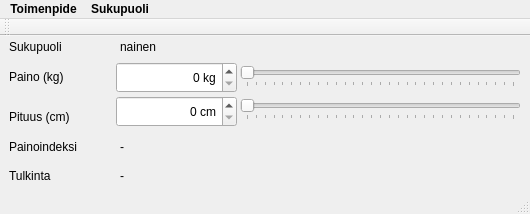
<?xml version="1.0" encoding="UTF-8"?>
<ui version="4.0">
 <class>MainWindow</class>
 <widget class="QMainWindow" name="MainWindow">
  <property name="geometry">
   <rect>
    <x>0</x>
    <y>0</y>
    <width>530</width>
    <height>214</height>
   </rect>
  </property>
  <property name="windowTitle">
   <string>Painoindeksilaskin</string>
  </property>
  <widget class="QWidget" name="centralWidget">
   <widget class="QLabel" name="sukupuolilabel">
    <property name="geometry">
     <rect>
      <x>9</x>
      <y>0</y>
      <width>64</width>
      <height>21</height>
     </rect>
    </property>
    <property name="text">
     <string>Sukupuoli</string>
    </property>
   </widget>
   <widget class="QLabel" name="painolabel">
    <property name="geometry">
     <rect>
      <x>9</x>
      <y>30</y>
      <width>66</width>
      <height>21</height>
     </rect>
    </property>
    <property name="text">
     <string>Paino (kg)</string>
    </property>
   </widget>
   <widget class="QLabel" name="pituuslabel">
    <property name="geometry">
     <rect>
      <x>9</x>
      <y>70</y>
      <width>74</width>
      <height>21</height>
     </rect>
    </property>
    <property name="text">
     <string>Pituus (cm)</string>
    </property>
   </widget>
   <widget class="QLabel" name="painoindeksilabel">
    <property name="geometry">
     <rect>
      <x>9</x>
      <y>100</y>
      <width>81</width>
      <height>21</height>
     </rect>
    </property>
    <property name="text">
     <string>Painoindeksi</string>
    </property>
   </widget>
   <widget class="QLabel" name="tulkintalabel">
    <property name="geometry">
     <rect>
      <x>9</x>
      <y>130</y>
      <width>81</width>
      <height>20</height>
     </rect>
    </property>
    <property name="text">
     <string>Tulkinta</string>
    </property>
   </widget>
   <widget class="QLabel" name="painoindeksi">
    <property name="geometry">
     <rect>
      <x>120</x>
      <y>100</y>
      <width>201</width>
      <height>21</height>
     </rect>
    </property>
    <property name="text">
     <string>-</string>
    </property>
    <property name="textFormat">
     <enum>Qt::AutoText</enum>
    </property>
   </widget>
   <widget class="QLabel" name="tulkinta">
    <property name="geometry">
     <rect>
      <x>120</x>
      <y>130</y>
      <width>171</width>
      <height>20</height>
     </rect>
    </property>
    <property name="text">
     <string>-</string>
    </property>
   </widget>
   <widget class="QLabel" name="Sukupuolidata">
    <property name="geometry">
     <rect>
      <x>120</x>
      <y>0</y>
      <width>51</width>
      <height>21</height>
     </rect>
    </property>
    <property name="text">
     <string>nainen</string>
    </property>
   </widget>
   <widget class="QSlider" name="kgslider">
    <property name="geometry">
     <rect>
      <x>240</x>
      <y>30</y>
      <width>281</width>
      <height>21</height>
     </rect>
    </property>
    <property name="maximum">
     <number>300</number>
    </property>
    <property name="orientation">
     <enum>Qt::Horizontal</enum>
    </property>
    <property name="tickPosition">
     <enum>QSlider::TicksBelow</enum>
    </property>
    <property name="tickInterval">
     <number>10</number>
    </property>
   </widget>
   <widget class="QSlider" name="cmslider">
    <property name="geometry">
     <rect>
      <x>240</x>
      <y>63</y>
      <width>281</width>
      <height>21</height>
     </rect>
    </property>
    <property name="maximum">
     <number>300</number>
    </property>
    <property name="orientation">
     <enum>Qt::Horizontal</enum>
    </property>
    <property name="tickPosition">
     <enum>QSlider::TicksBelow</enum>
    </property>
    <property name="tickInterval">
     <number>10</number>
    </property>
   </widget>
   <widget class="QSpinBox" name="kgspinBox">
    <property name="geometry">
     <rect>
      <x>116</x>
      <y>26</y>
      <width>121</width>
      <height>31</height>
     </rect>
    </property>
    <property name="alignment">
     <set>Qt::AlignRight|Qt::AlignTrailing|Qt::AlignVCenter</set>
    </property>
    <property name="suffix">
     <string> kg</string>
    </property>
    <property name="maximum">
     <number>300</number>
    </property>
   </widget>
   <widget class="QSpinBox" name="cmspinBox">
    <property name="geometry">
     <rect>
      <x>116</x>
      <y>60</y>
      <width>121</width>
      <height>31</height>
     </rect>
    </property>
    <property name="alignment">
     <set>Qt::AlignRight|Qt::AlignTrailing|Qt::AlignVCenter</set>
    </property>
    <property name="suffix">
     <string> cm</string>
    </property>
    <property name="maximum">
     <number>300</number>
    </property>
   </widget>
  </widget>
  <widget class="QMenuBar" name="menuBar">
   <property name="geometry">
    <rect>
     <x>0</x>
     <y>0</y>
     <width>530</width>
     <height>27</height>
    </rect>
   </property>
   <property name="baseSize">
    <size>
     <width>0</width>
     <height>0</height>
    </size>
   </property>
   <property name="font">
    <font>
     <weight>75</weight>
     <bold>true</bold>
    </font>
   </property>
   <property name="defaultUp">
    <bool>false</bool>
   </property>
   <property name="nativeMenuBar">
    <bool>false</bool>
   </property>
   <widget class="QMenu" name="sukupuolimenu">
    <property name="title">
     <string>Sukupuoli</string>
    </property>
    <addaction name="Nainen"/>
    <addaction name="Mies"/>
   </widget>
   <widget class="QMenu" name="Toimenpidemenu">
    <property name="enabled">
     <bool>true</bool>
    </property>
    <property name="font">
     <font>
      <weight>50</weight>
      <italic>false</italic>
      <bold>false</bold>
      <strikeout>false</strikeout>
     </font>
    </property>
    <property name="contextMenuPolicy">
     <enum>Qt::DefaultContextMenu</enum>
    </property>
    <property name="title">
     <string>Toimenpide</string>
    </property>
    <property name="toolTipsVisible">
     <bool>false</bool>
    </property>
    <addaction name="Alkutila"/>
    <addaction name="Lopeta"/>
   </widget>
   <addaction name="Toimenpidemenu"/>
   <addaction name="sukupuolimenu"/>
  </widget>
  <widget class="QToolBar" name="mainToolBar">
   <attribute name="toolBarArea">
    <enum>TopToolBarArea</enum>
   </attribute>
   <attribute name="toolBarBreak">
    <bool>false</bool>
   </attribute>
  </widget>
  <widget class="QStatusBar" name="statusBar"/>
  <action name="Alkutila">
   <property name="text">
    <string>Alkutila</string>
   </property>
   <property name="font">
    <font/>
   </property>
  </action>
  <action name="Lopeta">
   <property name="text">
    <string>Lopeta</string>
   </property>
  </action>
  <action name="Nainen">
   <property name="checkable">
    <bool>true</bool>
   </property>
   <property name="text">
    <string>Nainen</string>
   </property>
  </action>
  <action name="Mies">
   <property name="checkable">
    <bool>true</bool>
   </property>
   <property name="text">
    <string>Mies</string>
   </property>
  </action>
 </widget>
 <layoutdefault spacing="6" margin="11"/>
 <resources/>
 <connections>
  <connection>
   <sender>kgslider</sender>
   <signal>valueChanged(int)</signal>
   <receiver>kgspinBox</receiver>
   <slot>setValue(int)</slot>
   <hints>
    <hint type="sourcelabel">
     <x>312</x>
     <y>97</y>
    </hint>
    <hint type="destinationlabel">
     <x>199</x>
     <y>90</y>
    </hint>
   </hints>
  </connection>
  <connection>
   <sender>kgspinBox</sender>
   <signal>valueChanged(int)</signal>
   <receiver>kgslider</receiver>
   <slot>setValue(int)</slot>
   <hints>
    <hint type="sourcelabel">
     <x>185</x>
     <y>100</y>
    </hint>
    <hint type="destinationlabel">
     <x>278</x>
     <y>97</y>
    </hint>
   </hints>
  </connection>
  <connection>
   <sender>cmslider</sender>
   <signal>valueChanged(int)</signal>
   <receiver>cmspinBox</receiver>
   <slot>setValue(int)</slot>
   <hints>
    <hint type="sourcelabel">
     <x>269</x>
     <y>137</y>
    </hint>
    <hint type="destinationlabel">
     <x>171</x>
     <y>140</y>
    </hint>
   </hints>
  </connection>
  <connection>
   <sender>cmspinBox</sender>
   <signal>valueChanged(int)</signal>
   <receiver>cmslider</receiver>
   <slot>setValue(int)</slot>
   <hints>
    <hint type="sourcelabel">
     <x>221</x>
     <y>131</y>
    </hint>
    <hint type="destinationlabel">
     <x>274</x>
     <y>137</y>
    </hint>
   </hints>
  </connection>
 </connections>
</ui>
